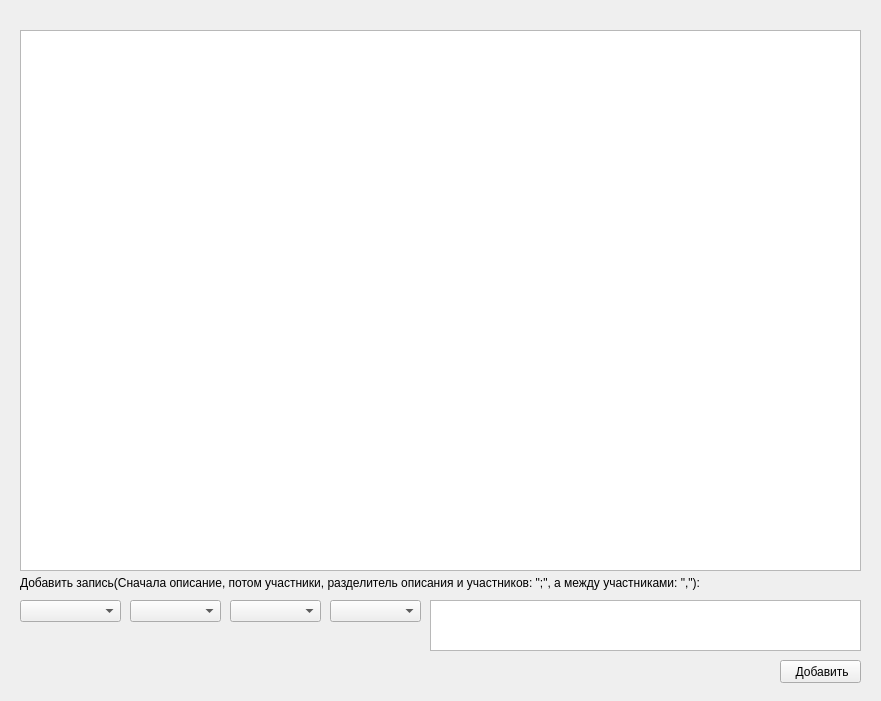
<?xml version="1.0" encoding="UTF-8"?>
<ui version="4.0">
 <class>Widget</class>
 <widget class="QWidget" name="Widget">
  <property name="geometry">
   <rect>
    <x>0</x>
    <y>0</y>
    <width>881</width>
    <height>701</height>
   </rect>
  </property>
  <property name="windowTitle">
   <string>Form</string>
  </property>
  <widget class="QTableWidget" name="data_output">
   <property name="geometry">
    <rect>
     <x>20</x>
     <y>30</y>
     <width>841</width>
     <height>541</height>
    </rect>
   </property>
   <property name="sizePolicy">
    <sizepolicy hsizetype="Expanding" vsizetype="Expanding">
     <horstretch>2</horstretch>
     <verstretch>2</verstretch>
    </sizepolicy>
   </property>
   <property name="sizeAdjustPolicy">
    <enum>QAbstractScrollArea::AdjustToContentsOnFirstShow</enum>
   </property>
  </widget>
  <widget class="QPlainTextEdit" name="request_edit">
   <property name="geometry">
    <rect>
     <x>430</x>
     <y>600</y>
     <width>431</width>
     <height>51</height>
    </rect>
   </property>
  </widget>
  <widget class="QPushButton" name="add_button">
   <property name="geometry">
    <rect>
     <x>780</x>
     <y>660</y>
     <width>81</width>
     <height>23</height>
    </rect>
   </property>
   <property name="text">
    <string> Добавить</string>
   </property>
  </widget>
  <widget class="QComboBox" name="aspect_box">
   <property name="geometry">
    <rect>
     <x>20</x>
     <y>600</y>
     <width>101</width>
     <height>22</height>
    </rect>
   </property>
  </widget>
  <widget class="QComboBox" name="type_box">
   <property name="geometry">
    <rect>
     <x>130</x>
     <y>600</y>
     <width>91</width>
     <height>22</height>
    </rect>
   </property>
  </widget>
  <widget class="QComboBox" name="place_box">
   <property name="geometry">
    <rect>
     <x>330</x>
     <y>600</y>
     <width>91</width>
     <height>22</height>
    </rect>
   </property>
  </widget>
  <widget class="QComboBox" name="level_box">
   <property name="geometry">
    <rect>
     <x>230</x>
     <y>600</y>
     <width>91</width>
     <height>22</height>
    </rect>
   </property>
  </widget>
  <widget class="QLabel" name="label">
   <property name="geometry">
    <rect>
     <x>20</x>
     <y>573</y>
     <width>841</width>
     <height>20</height>
    </rect>
   </property>
   <property name="text">
    <string>Добавить запись(Сначала описание, потом участники, разделитель описания и участников: &quot;;&quot;, а между участниками: &quot;,&quot;):</string>
   </property>
  </widget>
  <widget class="QLabel" name="title">
   <property name="geometry">
    <rect>
     <x>26</x>
     <y>3</y>
     <width>401</width>
     <height>20</height>
    </rect>
   </property>
   <property name="text">
    <string/>
   </property>
  </widget>
 </widget>
 <resources/>
 <connections/>
</ui>
